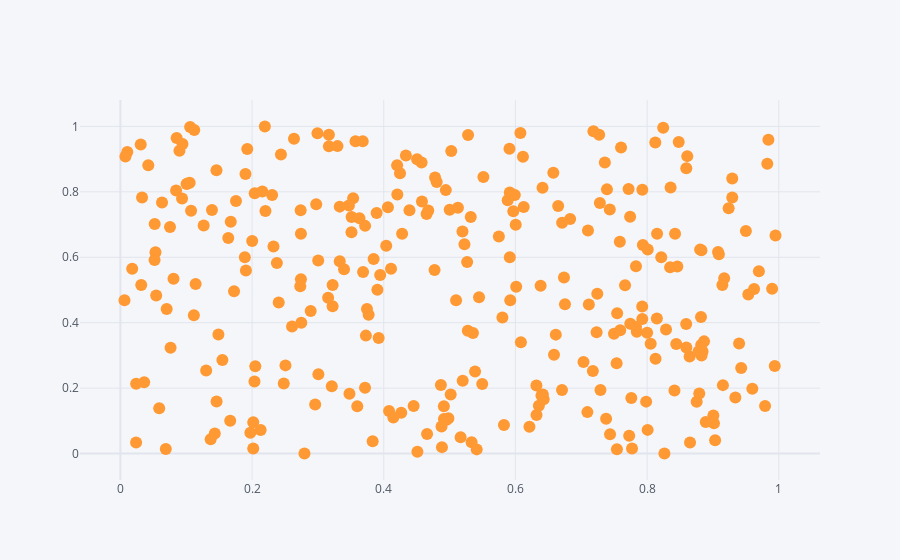

Notebook source saved alongside this figure:
### Code cell
df.iplot(x='A',y='B',mode='markers')

### Figure 1 — Plotly figure (JSON) as saved in the notebook; plotly's stock layout.template omitted (floating-point values rounded to 4 significant figures; data arrays with more than 128 entries replaced by an {"elided": "..."} marker saying what was removed)
{"data": [{"line": {"color": "rgba(255, 153, 51, 1.0)", "dash": "solid", "shape": "linear", "width": 1.3}, "marker": {"size": 12, "symbol": "circle"}, "mode": "markers", "name": "B", "text": "", "type": "scatter", "x": {"elided": "300 float values"}, "y": {"elided": "300 float values"}}], "layout": {"legend": {"bgcolor": "#F5F6F9", "font": {"color": "#4D5663"}}, "paper_bgcolor": "#F5F6F9", "plot_bgcolor": "#F5F6F9", "title": {"font": {"color": "#4D5663"}}, "xaxis": {"gridcolor": "#E1E5ED", "showgrid": true, "tickfont": {"color": "#4D5663"}, "title": {"font": {"color": "#4D5663"}, "text": ""}, "zerolinecolor": "#E1E5ED"}, "yaxis": {"gridcolor": "#E1E5ED", "showgrid": true, "tickfont": {"color": "#4D5663"}, "title": {"font": {"color": "#4D5663"}, "text": ""}, "zerolinecolor": "#E1E5ED"}}}
